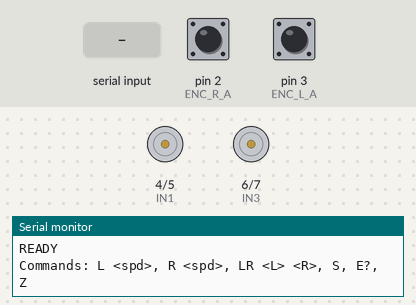
Simulated run of this sketch. Board: Arduino Uno, built with avr-gcc and run on an emulated ATmega328P. On the bench: motor-driver pin pairs drawn as motors (green arrow = first pin HIGH = forward, orange = second pin HIGH = backward, longer = more drive, scaled by the enable pin), the last lines printed to the serial monitor. The inputs (shaded band) are chosen by the test bench; at power-on: pin 2 (ENC_R_A) HIGH, pin 3 (ENC_L_A) HIGH.

Above: at 1.2 s.
1.3 s: "L 45\n" received over Serial
At 1.8 s:
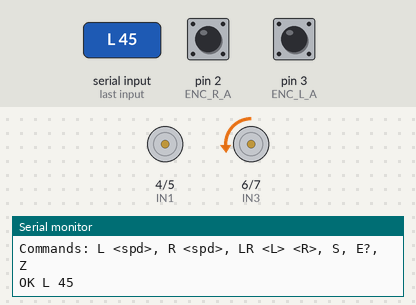
2.8 s: "R 45\n" received over Serial
At 4.0 s:
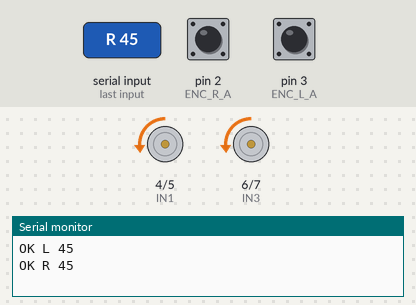
4.3 s: "S\n" received over Serial
At 5.2 s:
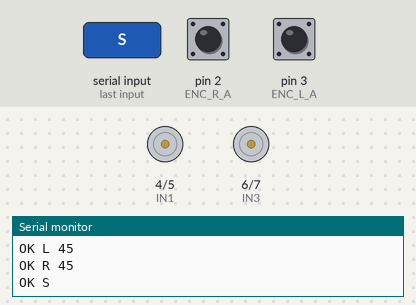
5.8 s: "R 45\n" received over Serial
At 6.4 s:
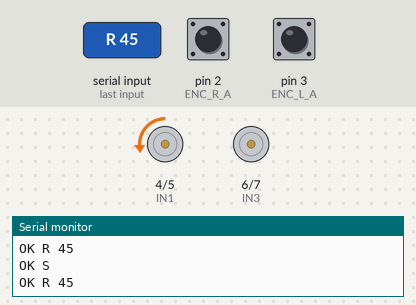
Timing chart, 0 to 8.3 s (numbered marks = the images above; inputs shaded):
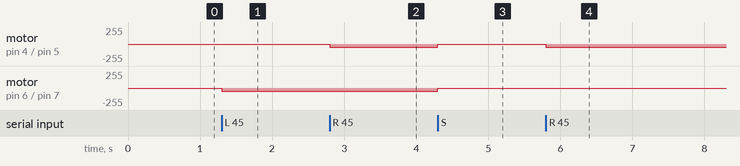

Measured:
- after the input at 1.3 s, motor on pin 6 (IN3) / pin 7 (IN4): stopped → backward 45/255 at once
- after the input at 2.8 s, motor on pin 4 (IN1) / pin 5 (IN2): stopped → backward 45/255 at once
- after the input at 4.3 s, motor on pin 4 (IN1) / pin 5 (IN2), motor on pin 6 (IN3) / pin 7 (IN4): backward 45/255 → stopped at once
- after the input at 5.8 s, motor on pin 4 (IN1) / pin 5 (IN2): stopped → backward 45/255 at once

The sketch:

control_motors_read_encoders.ino
```cpp
// ===== L298N PIN MAP (UPDATED WIRING) =====

// RIGHT motor (Channel A)
const int ENA = 10;
const int IN1 = 4;
const int IN2 = 5;

// LEFT motor (Channel B)
const int ENB = 9;
const int IN3 = 6;
const int IN4 = 7;

// ===== Encoder pins (updated wiring) =====
const int ENC_R_A = 2;
const int ENC_R_B = 11;
const int ENC_L_A = 3;
const int ENC_L_B = 12;

// ===== Motor state =====
int cmdLeft = 0;   // -255..255
int cmdRight = 0;  // -255..255

// ===== Encoder counters (interrupt-based) =====
volatile long encRight = 0;
volatile long encLeft = 0;

// ===== Serial parsing buffer =====
static const uint8_t BUF_LEN = 64;
char buf[BUF_LEN];
uint8_t buf_i = 0;

void setup() {
  pinMode(ENA, OUTPUT);
  pinMode(IN1, OUTPUT);
  pinMode(IN2, OUTPUT);

  pinMode(ENB, OUTPUT);
  pinMode(IN3, OUTPUT);
  pinMode(IN4, OUTPUT);

  pinMode(ENC_R_A, INPUT_PULLUP);
  pinMode(ENC_R_B, INPUT_PULLUP);
  pinMode(ENC_L_A, INPUT_PULLUP);
  pinMode(ENC_L_B, INPUT_PULLUP);

  Serial.begin(115200);
  stopAll();

  // Count encoder A-channel transitions using hardware interrupts.
  attachInterrupt(digitalPinToInterrupt(ENC_R_A), isrRight, CHANGE);
  attachInterrupt(digitalPinToInterrupt(ENC_L_A), isrLeft, CHANGE);

  Serial.println("READY");
  Serial.println("Commands: L <spd>, R <spd>, LR <L> <R>, S, E?, Z");
}

void loop() {
  // 1) Read serial lines
  readSerialLines();

  // 2) Apply latest motor commands continuously
  setLeft(cmdLeft);
  setRight(cmdRight);
}

// ------------------- Motor control (unchanged logic) -------------------
// rightForward: IN1 LOW, IN2 HIGH
// rightBackward: IN1 HIGH, IN2 LOW
// leftForward:  IN3 LOW, IN4 HIGH
// leftBackward: IN3 HIGH, IN4 LOW

void setRight(int spd) { // -255..255
  spd = constrain(spd, -255, 255);
  int pwm = abs(spd);

  if (spd > 0) {        // forward
    digitalWrite(IN1, LOW);
    digitalWrite(IN2, HIGH);
  } else if (spd < 0) { // backward
    digitalWrite(IN1, HIGH);
    digitalWrite(IN2, LOW);
  } else {
    digitalWrite(IN1, LOW);
    digitalWrite(IN2, LOW);
  }
  analogWrite(ENA, pwm);
}

void setLeft(int spd) { // -255..255
  spd = constrain(spd, -255, 255);
  int pwm = abs(spd);

  if (spd > 0) {        // forward
    digitalWrite(IN3, LOW);
    digitalWrite(IN4, HIGH);
  } else if (spd < 0) { // backward
    digitalWrite(IN3, HIGH);
    digitalWrite(IN4, LOW);
  } else {
    digitalWrite(IN3, LOW);
    digitalWrite(IN4, LOW);
  }
  analogWrite(ENB, pwm);
}

void stopAll() {
  cmdLeft = 0;
  cmdRight = 0;
  analogWrite(ENA, 0);
  analogWrite(ENB, 0);
  digitalWrite(IN1, LOW); digitalWrite(IN2, LOW);
  digitalWrite(IN3, LOW); digitalWrite(IN4, LOW);
}

// ------------------- Serial line reader -------------------

void readSerialLines() {
  while (Serial.available() > 0) {
    char c = (char)Serial.read();

    if (c == '\r') continue;

    if (c == '\n') {
      buf[buf_i] = '\0';
      handleCommand(buf);
      buf_i = 0;
    } else {
      if (buf_i < BUF_LEN - 1) buf[buf_i++] = c;
      else buf_i = 0;
    }
  }
}

void handleCommand(const char* line) {
  while (*line == ' ') line++;
  if (*line == '\0') return;

  if (strcmp(line, "S") == 0) {
    stopAll();
    Serial.println("OK S");
    return;
  }

  if (strcmp(line, "E?") == 0) {
    long left, right;
    noInterrupts();
    left = encLeft;
    right = encRight;
    interrupts();

    Serial.print("E,");
    Serial.print(left);
    Serial.print(",");
    Serial.println(right);
    return;
  }

  if (strcmp(line, "Z") == 0) {
    noInterrupts();
    encLeft = 0;
    encRight = 0;
    interrupts();
    Serial.println("OK Z");
    return;
  }

  // Parse: L <int>
  if (line[0] == 'L' && line[1] == ' ') {
    int v = atoi(line + 2);
    cmdLeft = constrain(v, -255, 255);

    // Stay silent for zero commands to reduce serial traffic.
    if (cmdLeft != 0) {
      Serial.print("OK L ");
      Serial.println(cmdLeft);
    }
    return;
  }

  // Parse: R <int>
  if (line[0] == 'R' && line[1] == ' ') {
    int v = atoi(line + 2);
    cmdRight = constrain(v, -255, 255);

    // Stay silent for zero commands to reduce serial traffic.
    if (cmdRight != 0) {
      Serial.print("OK R ");
      Serial.println(cmdRight);
    }
    return;
  }

  // Parse: LR <int> <int>
  if (line[0] == 'L' && line[1] == 'R' && line[2] == ' ') {
    const char* p = line + 3;
    int l = atoi(p);
    while (*p && *p != ' ') p++;
    while (*p == ' ') p++;
    int r = atoi(p);

    cmdLeft = constrain(l, -255, 255);
    cmdRight = constrain(r, -255, 255);

    // Stay silent if both commands are zero to reduce serial traffic.
    if (!(cmdLeft == 0 && cmdRight == 0)) {
      Serial.print("OK LR ");
      Serial.print(cmdLeft);
      Serial.print(" ");
      Serial.println(cmdRight);
    }
    return;
  }

  Serial.print("ERR ");
  Serial.println(line);
}

// ------------------- Encoder ISRs -------------------
// Count on A-channel changes, use B-channel to infer direction.
// If a wheel counts backward when moving forward, swap ++ and -- in that ISR.

void isrRight() {
  int a = digitalRead(ENC_R_A);
  int b = digitalRead(ENC_R_B);

  if (a == b) encRight++;
  else encRight--;
}

void isrLeft() {
  int a = digitalRead(ENC_L_A);
  int b = digitalRead(ENC_L_B);

  if (a == b) encLeft++;
  else encLeft--;
}
```
